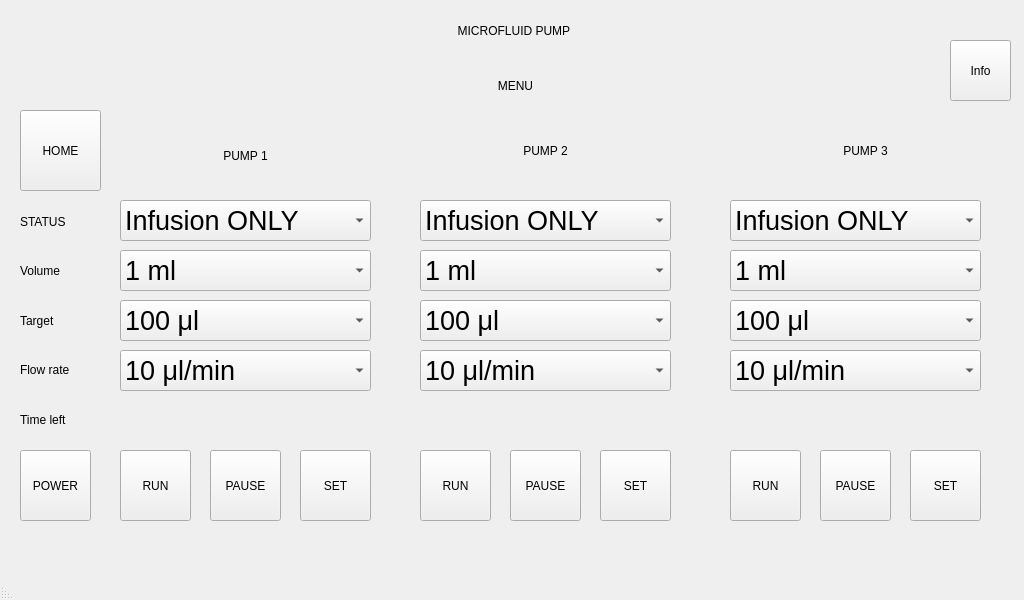
<?xml version="1.0" encoding="UTF-8"?>
<ui version="4.0">
 <class>MainWindow</class>
 <widget class="QMainWindow" name="MainWindow">
  <property name="geometry">
   <rect>
    <x>0</x>
    <y>0</y>
    <width>1024</width>
    <height>600</height>
   </rect>
  </property>
  <property name="contextMenuPolicy">
   <enum>Qt::DefaultContextMenu</enum>
  </property>
  <property name="windowTitle">
   <string>MainWindow</string>
  </property>
  <property name="layoutDirection">
   <enum>Qt::RightToLeft</enum>
  </property>
  <property name="autoFillBackground">
   <bool>false</bool>
  </property>
  <widget class="QWidget" name="centralwidget">
   <widget class="QPushButton" name="power">
    <property name="geometry">
     <rect>
      <x>20</x>
      <y>450</y>
      <width>71</width>
      <height>71</height>
     </rect>
    </property>
    <property name="text">
     <string>POWER</string>
    </property>
   </widget>
   <widget class="QPushButton" name="runP1">
    <property name="geometry">
     <rect>
      <x>120</x>
      <y>450</y>
      <width>71</width>
      <height>71</height>
     </rect>
    </property>
    <property name="text">
     <string>RUN</string>
    </property>
   </widget>
   <widget class="QPushButton" name="pauseP1">
    <property name="geometry">
     <rect>
      <x>210</x>
      <y>450</y>
      <width>71</width>
      <height>71</height>
     </rect>
    </property>
    <property name="text">
     <string>PAUSE</string>
    </property>
   </widget>
   <widget class="QPushButton" name="setP1">
    <property name="geometry">
     <rect>
      <x>300</x>
      <y>450</y>
      <width>71</width>
      <height>71</height>
     </rect>
    </property>
    <property name="text">
     <string>SET</string>
    </property>
   </widget>
   <widget class="QPushButton" name="pauseP2">
    <property name="geometry">
     <rect>
      <x>510</x>
      <y>450</y>
      <width>71</width>
      <height>71</height>
     </rect>
    </property>
    <property name="text">
     <string>PAUSE</string>
    </property>
   </widget>
   <widget class="QPushButton" name="setP2">
    <property name="geometry">
     <rect>
      <x>600</x>
      <y>450</y>
      <width>71</width>
      <height>71</height>
     </rect>
    </property>
    <property name="text">
     <string>SET</string>
    </property>
   </widget>
   <widget class="QPushButton" name="runP2">
    <property name="geometry">
     <rect>
      <x>420</x>
      <y>450</y>
      <width>71</width>
      <height>71</height>
     </rect>
    </property>
    <property name="text">
     <string>RUN</string>
    </property>
   </widget>
   <widget class="QPushButton" name="pauseP3">
    <property name="geometry">
     <rect>
      <x>820</x>
      <y>450</y>
      <width>71</width>
      <height>71</height>
     </rect>
    </property>
    <property name="text">
     <string>PAUSE</string>
    </property>
   </widget>
   <widget class="QPushButton" name="setP3">
    <property name="geometry">
     <rect>
      <x>910</x>
      <y>450</y>
      <width>71</width>
      <height>71</height>
     </rect>
    </property>
    <property name="text">
     <string>SET</string>
    </property>
   </widget>
   <widget class="QPushButton" name="runP3">
    <property name="geometry">
     <rect>
      <x>730</x>
      <y>450</y>
      <width>71</width>
      <height>71</height>
     </rect>
    </property>
    <property name="text">
     <string>RUN</string>
    </property>
   </widget>
   <widget class="QPushButton" name="home">
    <property name="geometry">
     <rect>
      <x>20</x>
      <y>110</y>
      <width>81</width>
      <height>81</height>
     </rect>
    </property>
    <property name="text">
     <string>HOME</string>
    </property>
   </widget>
   <widget class="QLabel" name="pump1">
    <property name="geometry">
     <rect>
      <x>120</x>
      <y>120</y>
      <width>251</width>
      <height>71</height>
     </rect>
    </property>
    <property name="layoutDirection">
     <enum>Qt::LeftToRight</enum>
    </property>
    <property name="text">
     <string>PUMP 1</string>
    </property>
    <property name="alignment">
     <set>Qt::AlignCenter</set>
    </property>
   </widget>
   <widget class="QLabel" name="pump2">
    <property name="geometry">
     <rect>
      <x>420</x>
      <y>110</y>
      <width>251</width>
      <height>81</height>
     </rect>
    </property>
    <property name="layoutDirection">
     <enum>Qt::LeftToRight</enum>
    </property>
    <property name="text">
     <string>PUMP 2</string>
    </property>
    <property name="alignment">
     <set>Qt::AlignCenter</set>
    </property>
   </widget>
   <widget class="QLabel" name="pump3">
    <property name="geometry">
     <rect>
      <x>740</x>
      <y>110</y>
      <width>251</width>
      <height>81</height>
     </rect>
    </property>
    <property name="layoutDirection">
     <enum>Qt::LeftToRight</enum>
    </property>
    <property name="text">
     <string>PUMP 3</string>
    </property>
    <property name="alignment">
     <set>Qt::AlignCenter</set>
    </property>
   </widget>
   <widget class="QPushButton" name="info">
    <property name="geometry">
     <rect>
      <x>950</x>
      <y>40</y>
      <width>61</width>
      <height>61</height>
     </rect>
    </property>
    <property name="text">
     <string>Info</string>
    </property>
   </widget>
   <widget class="QLabel" name="menu">
    <property name="geometry">
     <rect>
      <x>300</x>
      <y>60</y>
      <width>431</width>
      <height>51</height>
     </rect>
    </property>
    <property name="text">
     <string>MENU</string>
    </property>
    <property name="alignment">
     <set>Qt::AlignCenter</set>
    </property>
   </widget>
   <widget class="QLabel" name="namePump">
    <property name="geometry">
     <rect>
      <x>240</x>
      <y>0</y>
      <width>551</width>
      <height>61</height>
     </rect>
    </property>
    <property name="text">
     <string>MICROFLUID PUMP </string>
    </property>
    <property name="alignment">
     <set>Qt::AlignCenter</set>
    </property>
   </widget>
   <widget class="QLabel" name="logo">
    <property name="geometry">
     <rect>
      <x>20</x>
      <y>10</y>
      <width>101</width>
      <height>81</height>
     </rect>
    </property>
    <property name="text">
     <string/>
    </property>
    <property name="pixmap">
     <pixmap>8916abae7ffe8ea0d7ef.jpg</pixmap>
    </property>
    <property name="scaledContents">
     <bool>true</bool>
    </property>
   </widget>
   <widget class="QComboBox" name="statusP1">
    <property name="geometry">
     <rect>
      <x>120</x>
      <y>200</y>
      <width>251</width>
      <height>41</height>
     </rect>
    </property>
    <property name="font">
     <font>
      <pointsize>20</pointsize>
      <weight>50</weight>
      <bold>false</bold>
     </font>
    </property>
    <property name="layoutDirection">
     <enum>Qt::LeftToRight</enum>
    </property>
    <property name="autoFillBackground">
     <bool>true</bool>
    </property>
    <property name="sizeAdjustPolicy">
     <enum>QComboBox::AdjustToMinimumContentsLengthWithIcon</enum>
    </property>
    <item>
     <property name="text">
      <string>Infusion ONLY</string>
     </property>
    </item>
    <item>
     <property name="text">
      <string>Withdraw ONLY</string>
     </property>
    </item>
    <item>
     <property name="text">
      <string>Infusion/ Withdraw</string>
     </property>
    </item>
    <item>
     <property name="text">
      <string>Withdraw/Infusion</string>
     </property>
    </item>
   </widget>
   <widget class="QComboBox" name="statusP2">
    <property name="geometry">
     <rect>
      <x>420</x>
      <y>200</y>
      <width>251</width>
      <height>41</height>
     </rect>
    </property>
    <property name="font">
     <font>
      <pointsize>20</pointsize>
      <weight>50</weight>
      <bold>false</bold>
     </font>
    </property>
    <property name="layoutDirection">
     <enum>Qt::LeftToRight</enum>
    </property>
    <property name="autoFillBackground">
     <bool>true</bool>
    </property>
    <property name="sizeAdjustPolicy">
     <enum>QComboBox::AdjustToMinimumContentsLengthWithIcon</enum>
    </property>
    <item>
     <property name="text">
      <string>Infusion ONLY</string>
     </property>
    </item>
    <item>
     <property name="text">
      <string>Withdraw ONLY</string>
     </property>
    </item>
    <item>
     <property name="text">
      <string>Infusion/ Withdraw</string>
     </property>
    </item>
    <item>
     <property name="text">
      <string>Withdraw/Infusion</string>
     </property>
    </item>
   </widget>
   <widget class="QComboBox" name="statusP3">
    <property name="geometry">
     <rect>
      <x>730</x>
      <y>200</y>
      <width>251</width>
      <height>41</height>
     </rect>
    </property>
    <property name="font">
     <font>
      <pointsize>20</pointsize>
      <weight>50</weight>
      <bold>false</bold>
     </font>
    </property>
    <property name="layoutDirection">
     <enum>Qt::LeftToRight</enum>
    </property>
    <property name="autoFillBackground">
     <bool>true</bool>
    </property>
    <property name="sizeAdjustPolicy">
     <enum>QComboBox::AdjustToMinimumContentsLengthWithIcon</enum>
    </property>
    <item>
     <property name="text">
      <string>Infusion ONLY</string>
     </property>
    </item>
    <item>
     <property name="text">
      <string>Withdraw ONLY</string>
     </property>
    </item>
    <item>
     <property name="text">
      <string>Infusion/ Withdraw</string>
     </property>
    </item>
    <item>
     <property name="text">
      <string>Withdraw/Infusion</string>
     </property>
    </item>
   </widget>
   <widget class="QComboBox" name="volumeP1">
    <property name="geometry">
     <rect>
      <x>120</x>
      <y>250</y>
      <width>251</width>
      <height>41</height>
     </rect>
    </property>
    <property name="sizePolicy">
     <sizepolicy hsizetype="Maximum" vsizetype="Fixed">
      <horstretch>0</horstretch>
      <verstretch>0</verstretch>
     </sizepolicy>
    </property>
    <property name="font">
     <font>
      <pointsize>20</pointsize>
      <weight>50</weight>
      <italic>false</italic>
      <bold>false</bold>
     </font>
    </property>
    <property name="layoutDirection">
     <enum>Qt::LeftToRight</enum>
    </property>
    <property name="autoFillBackground">
     <bool>true</bool>
    </property>
    <property name="insertPolicy">
     <enum>QComboBox::InsertAtBottom</enum>
    </property>
    <item>
     <property name="text">
      <string>1 ml</string>
     </property>
    </item>
    <item>
     <property name="text">
      <string>3 ml</string>
     </property>
    </item>
    <item>
     <property name="text">
      <string>5 ml</string>
     </property>
    </item>
    <item>
     <property name="text">
      <string>10 ml</string>
     </property>
    </item>
    <item>
     <property name="text">
      <string>20 ml</string>
     </property>
    </item>
    <item>
     <property name="text">
      <string>50 ml</string>
     </property>
    </item>
    <item>
     <property name="text">
      <string>200 μl</string>
     </property>
    </item>
    <item>
     <property name="text">
      <string>500 μl</string>
     </property>
    </item>
   </widget>
   <widget class="QComboBox" name="targetP1">
    <property name="geometry">
     <rect>
      <x>120</x>
      <y>300</y>
      <width>251</width>
      <height>41</height>
     </rect>
    </property>
    <property name="font">
     <font>
      <pointsize>20</pointsize>
      <weight>50</weight>
      <italic>false</italic>
      <bold>false</bold>
     </font>
    </property>
    <property name="layoutDirection">
     <enum>Qt::LeftToRight</enum>
    </property>
    <item>
     <property name="text">
      <string>100 μl</string>
     </property>
    </item>
    <item>
     <property name="text">
      <string>200 μl</string>
     </property>
    </item>
    <item>
     <property name="text">
      <string>300 μl</string>
     </property>
    </item>
    <item>
     <property name="text">
      <string>400 μl</string>
     </property>
    </item>
    <item>
     <property name="text">
      <string>500 μl</string>
     </property>
    </item>
    <item>
     <property name="text">
      <string>600 μl</string>
     </property>
    </item>
    <item>
     <property name="text">
      <string>700 μl</string>
     </property>
    </item>
    <item>
     <property name="text">
      <string>800 μl</string>
     </property>
    </item>
    <item>
     <property name="text">
      <string>900 μl</string>
     </property>
    </item>
    <item>
     <property name="text">
      <string>1000 μl</string>
     </property>
    </item>
   </widget>
   <widget class="QComboBox" name="flowRateP1">
    <property name="geometry">
     <rect>
      <x>120</x>
      <y>350</y>
      <width>251</width>
      <height>41</height>
     </rect>
    </property>
    <property name="font">
     <font>
      <pointsize>20</pointsize>
      <weight>50</weight>
      <italic>false</italic>
      <bold>false</bold>
     </font>
    </property>
    <property name="layoutDirection">
     <enum>Qt::LeftToRight</enum>
    </property>
    <item>
     <property name="text">
      <string>10 μl/min</string>
     </property>
    </item>
    <item>
     <property name="text">
      <string>20 μl/min</string>
     </property>
    </item>
    <item>
     <property name="text">
      <string>50 μl/min</string>
     </property>
    </item>
    <item>
     <property name="text">
      <string>100 μl/min</string>
     </property>
    </item>
    <item>
     <property name="text">
      <string>200 μl/min</string>
     </property>
    </item>
   </widget>
   <widget class="QComboBox" name="volumeP2">
    <property name="geometry">
     <rect>
      <x>420</x>
      <y>250</y>
      <width>251</width>
      <height>41</height>
     </rect>
    </property>
    <property name="sizePolicy">
     <sizepolicy hsizetype="Maximum" vsizetype="Fixed">
      <horstretch>0</horstretch>
      <verstretch>0</verstretch>
     </sizepolicy>
    </property>
    <property name="font">
     <font>
      <pointsize>20</pointsize>
      <weight>50</weight>
      <italic>false</italic>
      <bold>false</bold>
     </font>
    </property>
    <property name="layoutDirection">
     <enum>Qt::LeftToRight</enum>
    </property>
    <property name="autoFillBackground">
     <bool>true</bool>
    </property>
    <property name="insertPolicy">
     <enum>QComboBox::InsertAtBottom</enum>
    </property>
    <item>
     <property name="text">
      <string>1 ml</string>
     </property>
    </item>
    <item>
     <property name="text">
      <string>3 ml</string>
     </property>
    </item>
    <item>
     <property name="text">
      <string>5 ml</string>
     </property>
    </item>
    <item>
     <property name="text">
      <string>10 ml</string>
     </property>
    </item>
    <item>
     <property name="text">
      <string>20 ml</string>
     </property>
    </item>
    <item>
     <property name="text">
      <string>50 ml</string>
     </property>
    </item>
    <item>
     <property name="text">
      <string>200 μl</string>
     </property>
    </item>
    <item>
     <property name="text">
      <string>500 μl</string>
     </property>
    </item>
   </widget>
   <widget class="QComboBox" name="targetP2">
    <property name="geometry">
     <rect>
      <x>420</x>
      <y>300</y>
      <width>251</width>
      <height>41</height>
     </rect>
    </property>
    <property name="font">
     <font>
      <pointsize>20</pointsize>
      <weight>50</weight>
      <italic>false</italic>
      <bold>false</bold>
     </font>
    </property>
    <property name="layoutDirection">
     <enum>Qt::LeftToRight</enum>
    </property>
    <item>
     <property name="text">
      <string>100 μl</string>
     </property>
    </item>
    <item>
     <property name="text">
      <string>200 μl</string>
     </property>
    </item>
    <item>
     <property name="text">
      <string>300 μl</string>
     </property>
    </item>
    <item>
     <property name="text">
      <string>400 μl</string>
     </property>
    </item>
    <item>
     <property name="text">
      <string>500 μl</string>
     </property>
    </item>
    <item>
     <property name="text">
      <string>600 μl</string>
     </property>
    </item>
    <item>
     <property name="text">
      <string>700 μl</string>
     </property>
    </item>
    <item>
     <property name="text">
      <string>800 μl</string>
     </property>
    </item>
    <item>
     <property name="text">
      <string>900 μl</string>
     </property>
    </item>
    <item>
     <property name="text">
      <string>1000 μl</string>
     </property>
    </item>
   </widget>
   <widget class="QComboBox" name="flowRateP2">
    <property name="geometry">
     <rect>
      <x>420</x>
      <y>350</y>
      <width>251</width>
      <height>41</height>
     </rect>
    </property>
    <property name="font">
     <font>
      <pointsize>20</pointsize>
      <weight>50</weight>
      <italic>false</italic>
      <bold>false</bold>
     </font>
    </property>
    <property name="layoutDirection">
     <enum>Qt::LeftToRight</enum>
    </property>
    <item>
     <property name="text">
      <string>10 μl/min</string>
     </property>
    </item>
    <item>
     <property name="text">
      <string>20 μl/min</string>
     </property>
    </item>
    <item>
     <property name="text">
      <string>50 μl/min</string>
     </property>
    </item>
    <item>
     <property name="text">
      <string>100 μl/min</string>
     </property>
    </item>
    <item>
     <property name="text">
      <string>200 μl/min</string>
     </property>
    </item>
   </widget>
   <widget class="QComboBox" name="volumeP3">
    <property name="geometry">
     <rect>
      <x>730</x>
      <y>250</y>
      <width>251</width>
      <height>41</height>
     </rect>
    </property>
    <property name="sizePolicy">
     <sizepolicy hsizetype="Maximum" vsizetype="Fixed">
      <horstretch>0</horstretch>
      <verstretch>0</verstretch>
     </sizepolicy>
    </property>
    <property name="font">
     <font>
      <pointsize>20</pointsize>
      <weight>50</weight>
      <italic>false</italic>
      <bold>false</bold>
     </font>
    </property>
    <property name="layoutDirection">
     <enum>Qt::LeftToRight</enum>
    </property>
    <property name="autoFillBackground">
     <bool>true</bool>
    </property>
    <property name="insertPolicy">
     <enum>QComboBox::InsertAtBottom</enum>
    </property>
    <item>
     <property name="text">
      <string>1 ml</string>
     </property>
    </item>
    <item>
     <property name="text">
      <string>3 ml</string>
     </property>
    </item>
    <item>
     <property name="text">
      <string>5 ml</string>
     </property>
    </item>
    <item>
     <property name="text">
      <string>10 ml</string>
     </property>
    </item>
    <item>
     <property name="text">
      <string>20 ml</string>
     </property>
    </item>
    <item>
     <property name="text">
      <string>50 ml</string>
     </property>
    </item>
    <item>
     <property name="text">
      <string>200 μl</string>
     </property>
    </item>
    <item>
     <property name="text">
      <string>500 μl</string>
     </property>
    </item>
   </widget>
   <widget class="QComboBox" name="targetP3">
    <property name="geometry">
     <rect>
      <x>730</x>
      <y>300</y>
      <width>251</width>
      <height>41</height>
     </rect>
    </property>
    <property name="font">
     <font>
      <pointsize>20</pointsize>
      <weight>50</weight>
      <italic>false</italic>
      <bold>false</bold>
     </font>
    </property>
    <property name="layoutDirection">
     <enum>Qt::LeftToRight</enum>
    </property>
    <item>
     <property name="text">
      <string>100 μl</string>
     </property>
    </item>
    <item>
     <property name="text">
      <string>200 μl</string>
     </property>
    </item>
    <item>
     <property name="text">
      <string>300 μl</string>
     </property>
    </item>
    <item>
     <property name="text">
      <string>400 μl</string>
     </property>
    </item>
    <item>
     <property name="text">
      <string>500 μl</string>
     </property>
    </item>
    <item>
     <property name="text">
      <string>600 μl</string>
     </property>
    </item>
    <item>
     <property name="text">
      <string>700 μl</string>
     </property>
    </item>
    <item>
     <property name="text">
      <string>800 μl</string>
     </property>
    </item>
    <item>
     <property name="text">
      <string>900 μl</string>
     </property>
    </item>
    <item>
     <property name="text">
      <string>1000 μl</string>
     </property>
    </item>
   </widget>
   <widget class="QComboBox" name="flowRateP3">
    <property name="geometry">
     <rect>
      <x>730</x>
      <y>350</y>
      <width>251</width>
      <height>41</height>
     </rect>
    </property>
    <property name="font">
     <font>
      <pointsize>20</pointsize>
      <weight>50</weight>
      <italic>false</italic>
      <bold>false</bold>
     </font>
    </property>
    <property name="layoutDirection">
     <enum>Qt::LeftToRight</enum>
    </property>
    <item>
     <property name="text">
      <string>10 μl/min</string>
     </property>
    </item>
    <item>
     <property name="text">
      <string>20 μl/min</string>
     </property>
    </item>
    <item>
     <property name="text">
      <string>50 μl/min</string>
     </property>
    </item>
    <item>
     <property name="text">
      <string>100 μl/min</string>
     </property>
    </item>
    <item>
     <property name="text">
      <string>200 μl/min</string>
     </property>
    </item>
   </widget>
   <widget class="QWidget" name="layoutWidget">
    <property name="geometry">
     <rect>
      <x>20</x>
      <y>200</y>
      <width>81</width>
      <height>241</height>
     </rect>
    </property>
    <layout class="QVBoxLayout" name="verticalLayout">
     <item>
      <widget class="QLabel" name="status">
       <property name="text">
        <string>STATUS</string>
       </property>
      </widget>
     </item>
     <item>
      <widget class="QLabel" name="volume">
       <property name="text">
        <string>Volume</string>
       </property>
      </widget>
     </item>
     <item>
      <widget class="QLabel" name="target">
       <property name="text">
        <string>Target</string>
       </property>
      </widget>
     </item>
     <item>
      <widget class="QLabel" name="flowRate">
       <property name="text">
        <string>Flow rate</string>
       </property>
      </widget>
     </item>
     <item>
      <widget class="QLabel" name="timeLeft">
       <property name="text">
        <string>Time left</string>
       </property>
      </widget>
     </item>
    </layout>
   </widget>
  </widget>
  <widget class="QMenuBar" name="menubar">
   <property name="geometry">
    <rect>
     <x>0</x>
     <y>0</y>
     <width>1024</width>
     <height>28</height>
    </rect>
   </property>
  </widget>
  <widget class="QStatusBar" name="statusbar"/>
 </widget>
 <resources/>
 <connections/>
</ui>
